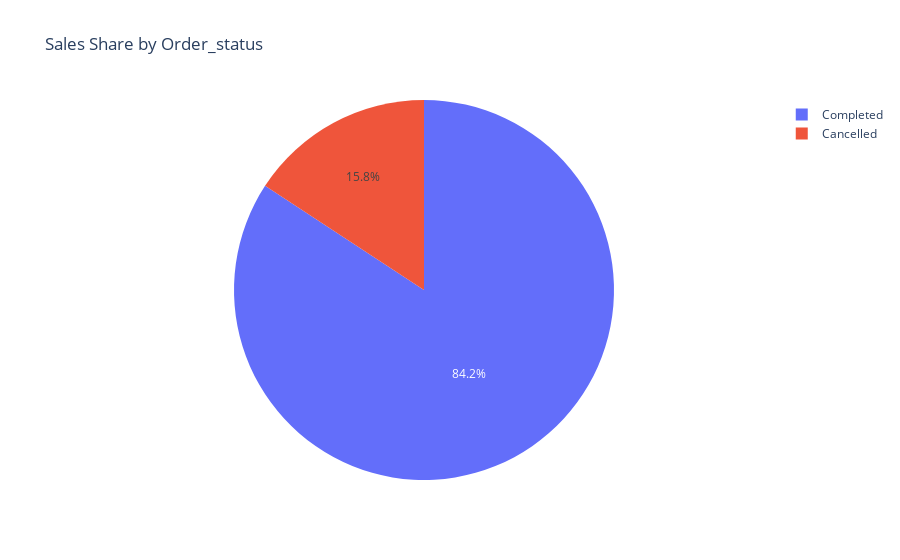

The notebook cell this image was saved under:
### Code cell
fig = px.pie(
    final_merge_dt,
    names='order_status',
    values='selling_price',
    title='Sales Share by Order_status'
)
fig.show()

### Figure 1 — Plotly figure (JSON) as saved in the notebook; plotly's stock layout.template omitted (floating-point values rounded to 4 significant figures)
{"data": [{"domain": {"x": [0, 1], "y": [0, 1]}, "hovertemplate": "order_status=%{label}<br>selling_price=%{value}<extra></extra>", "labels": ["Completed", "Completed", "Cancelled", "Completed", "Completed", "Cancelled", "Completed", "Completed", "Completed", "Completed", "Cancelled", "Completed", "Completed", "Cancelled", "Completed", "Completed", "Cancelled", "Completed", "Completed", "Completed", "Cancelled", "Completed", "Completed", "Cancelled", "Completed", "Completed", "Cancelled", "Completed", "Completed"], "legendgroup": "", "name": "", "showlegend": true, "type": "pie", "values": [120.0, 180.0, 90.0, 250.0, 120.0, 70.0, 300.0, 180.0, 164.6, 120.0, 90.0, 250.0, 180.0, 70.0, 300.0, 180.0, 164.6, 250.0, 120.0, 70.0, 90.0, 300.0, 180.0, 120.0, 250.0, 90.0, 70.0, 300.0, 180.0]}], "layout": {"legend": {"tracegroupgap": 0}, "title": {"text": "Sales Share by Order_status"}}}
